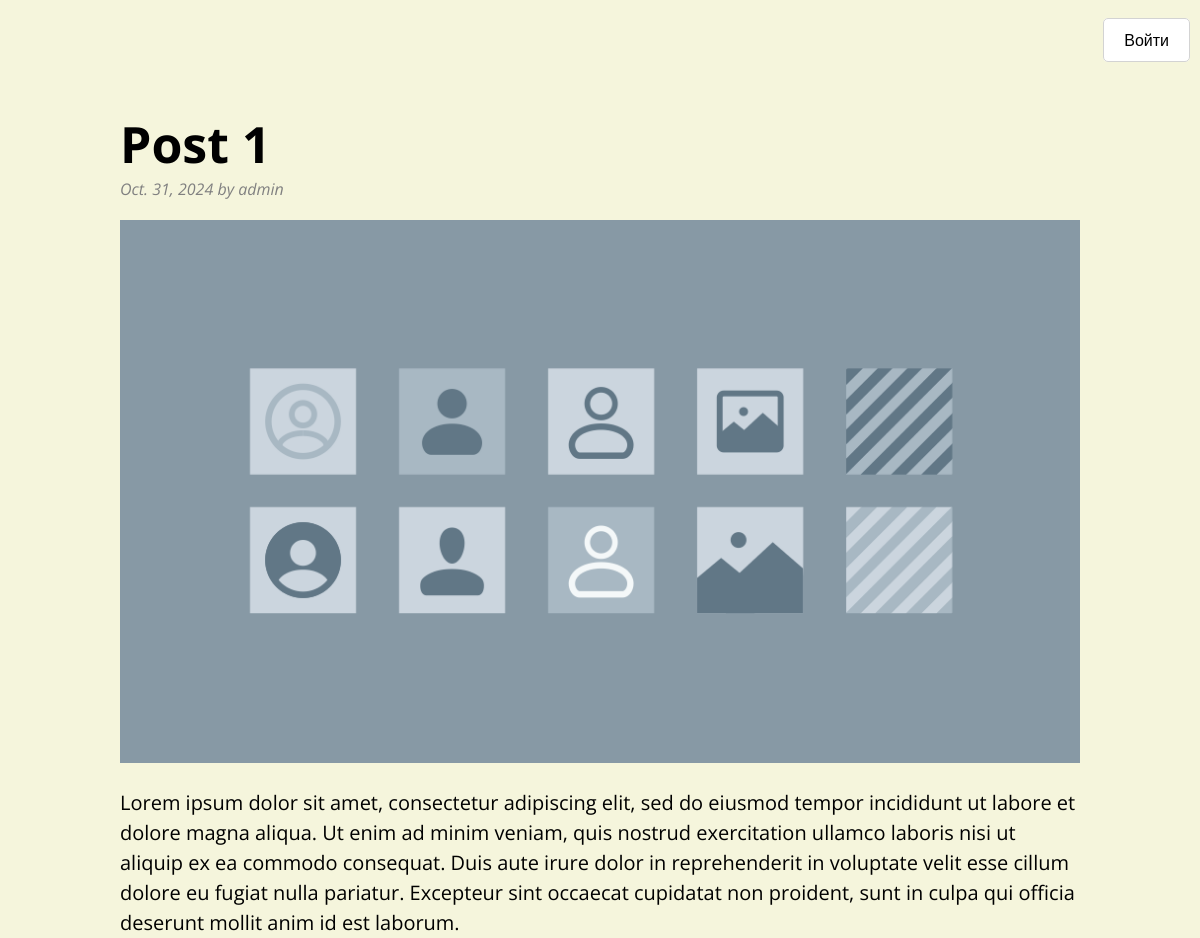
/post_detail/1, run on an earlier commit of the app's database.
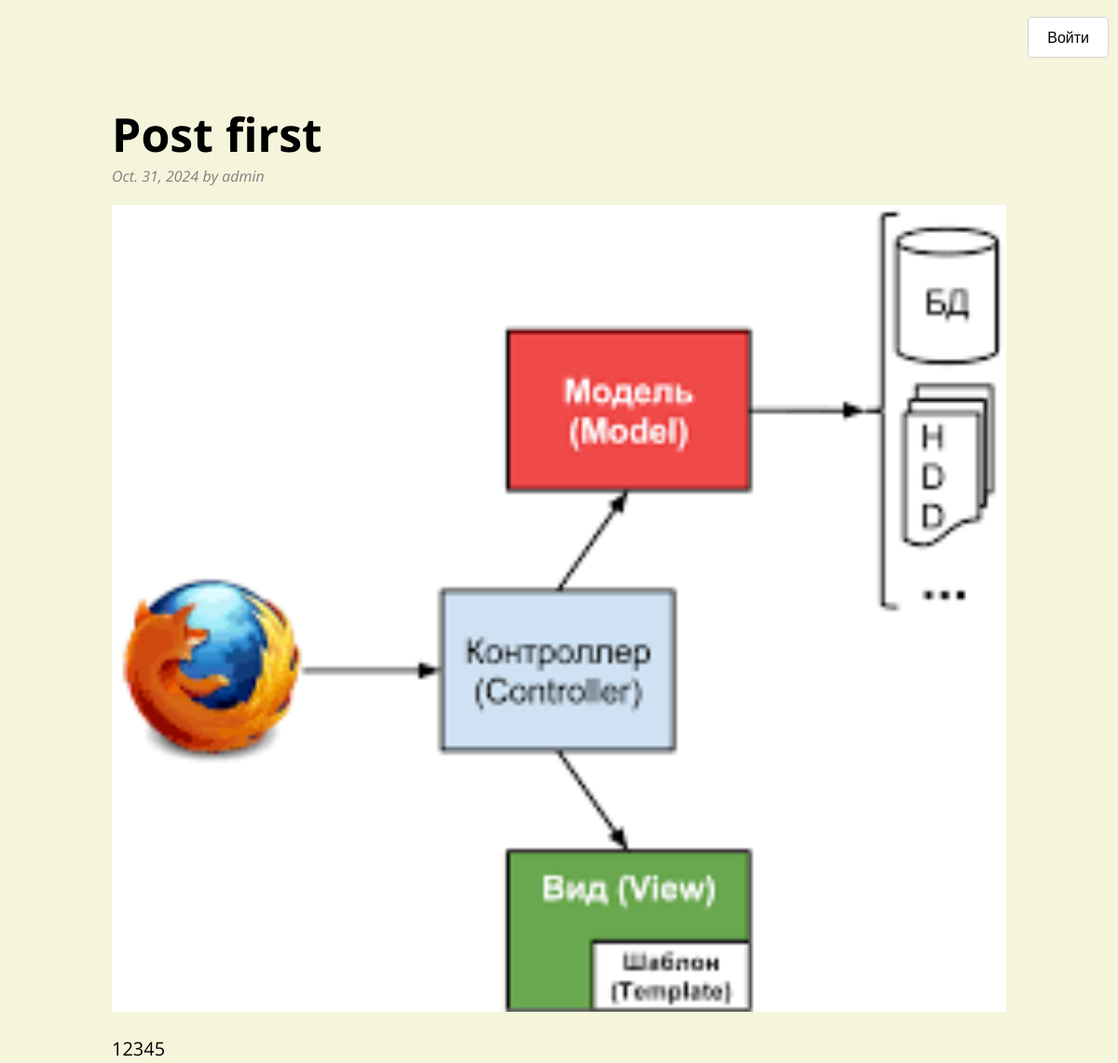
And on a later commit of the database.
### app/models.py (models this page shows, shortened)
class Post(models.Model):
    title = models.CharField(max_length=255)
    body = models.TextField()
    author = models.ForeignKey(
        User, null=True, blank=True, on_delete=models.CASCADE, default=1
    )
    date_added = models.DateField(auto_now_add=True)
    image = models.ImageField(default="default.png", blank=True)

### app/views.py (the view)
# urls.py: path('post_detail/<int:pk>', post_detail, name='post_detail'),
def post_detail(request, pk):
    post = Post.objects.get(pk=pk)
    return render(request, "post.html", {"post": post})

### app/templates/post.html (shortened to what this page needs)
{% extends 'base_layout.html' %}
{% block content %}
<div class="post-container">
  <div class="header">
    <div>
      <div class="title">{{ post.title }}</div>
      <div class="info">{{post.date_added}} by {{post.author}}</div>
    </div>
  </div>
  <div class="image">
    <img src="{{ post.image.url }}" alt="" />
  </div>
  <div class="post-body">{{ post.body }}</div>
</div>
{% endblock %}

What changed in the data, as far as the page shows it:
changed Post "admin": title "Post 1" → "Post first"; image: picture added in place of a placeholder; body "Lorem ipsum dolor sit amet, consectetur adipiscing elit, sed do eiusmod tempor incididunt ut labore et dolore magna aliqua. Ut enim ad minim veniam, quis nostrud exercitation ullamco laboris nisi ut aliquip ex ea commodo consequat. Duis aute irure dolor in reprehenderit in voluptate velit esse cillum dolore eu fugiat nulla pariatur. Excepteur sint occaecat cupidatat non proident, sunt in culpa qui officia deserunt mollit anim id est laborum." → "12345"
